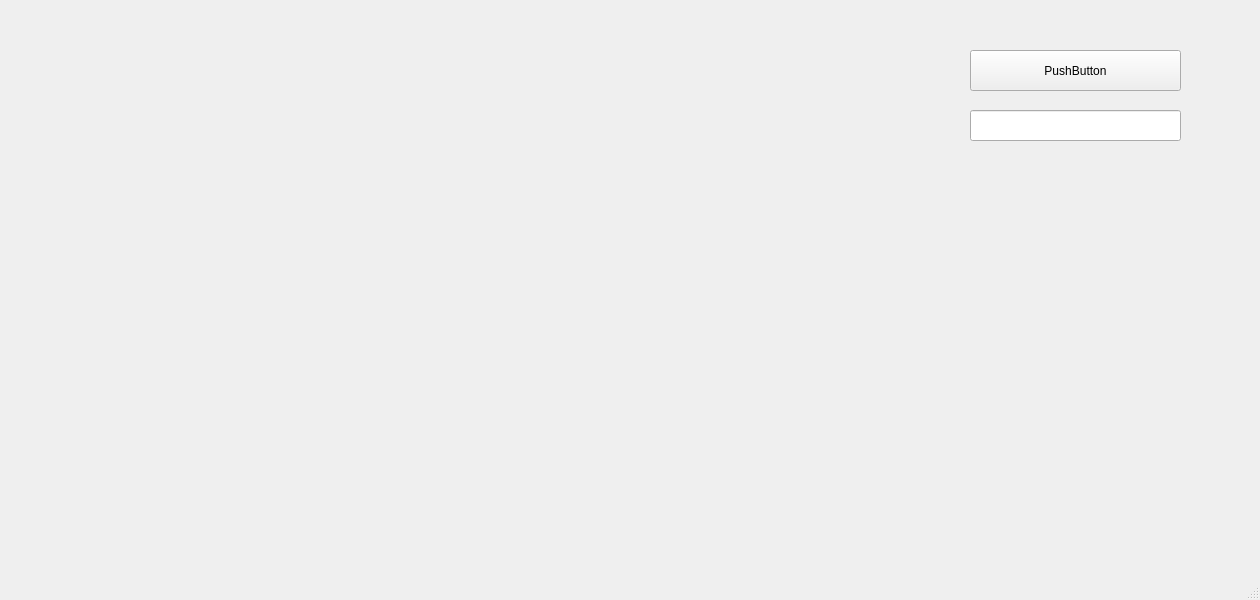
<?xml version="1.0" encoding="UTF-8"?>
<ui version="4.0">
 <class>MainWindow</class>
 <widget class="QMainWindow" name="MainWindow">
  <property name="geometry">
   <rect>
    <x>0</x>
    <y>0</y>
    <width>1260</width>
    <height>600</height>
   </rect>
  </property>
  <property name="windowTitle">
   <string>MainWindow</string>
  </property>
  <widget class="QWidget" name="centralwidget">
   <widget class="QPushButton" name="pushButton">
    <property name="geometry">
     <rect>
      <x>970</x>
      <y>50</y>
      <width>211</width>
      <height>41</height>
     </rect>
    </property>
    <property name="text">
     <string>PushButton</string>
    </property>
   </widget>
   <widget class="QLineEdit" name="lineEdit">
    <property name="geometry">
     <rect>
      <x>970</x>
      <y>110</y>
      <width>211</width>
      <height>31</height>
     </rect>
    </property>
   </widget>
  </widget>
  <widget class="QMenuBar" name="menubar">
   <property name="geometry">
    <rect>
     <x>0</x>
     <y>0</y>
     <width>1260</width>
     <height>23</height>
    </rect>
   </property>
  </widget>
  <widget class="QStatusBar" name="statusbar"/>
 </widget>
 <resources/>
 <connections/>
</ui>
